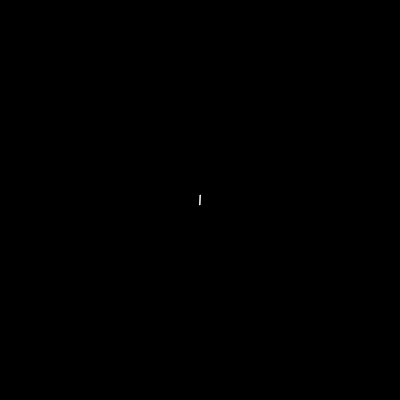
Frame 1 (no input)
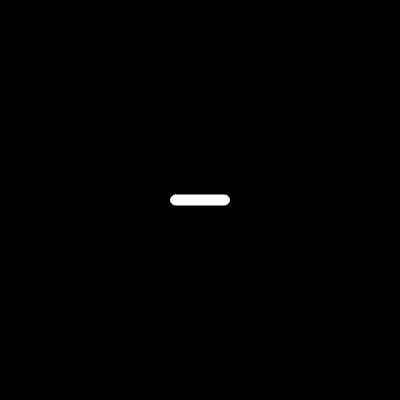
Frame 60 (no input)
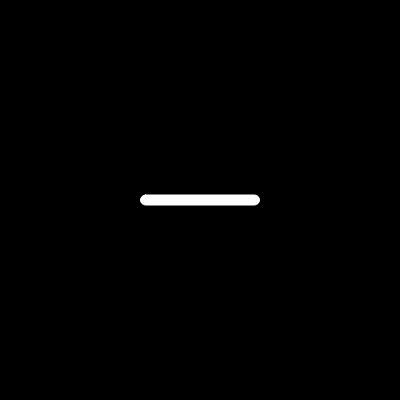
Frame 120 (the mouse pressed at the canvas centre since frame 60)

The p5.js sketch that drew these frames (run headless with seeded random() and noise() and a simulated clock; from frame 60 on, the mouse is pressed at the canvas centre):

// p5.js sketch
// ── sketch.js
let w = 0;

function setup() {
  createCanvas(400, 400);
}

function draw() {
  background(0);
  stroke(255);
  rectMode(CENTER);
  rect(width / 2, height / 2, w, 10, w);
  if (w < width / 2 - 5) {
    w++;
  }
}
